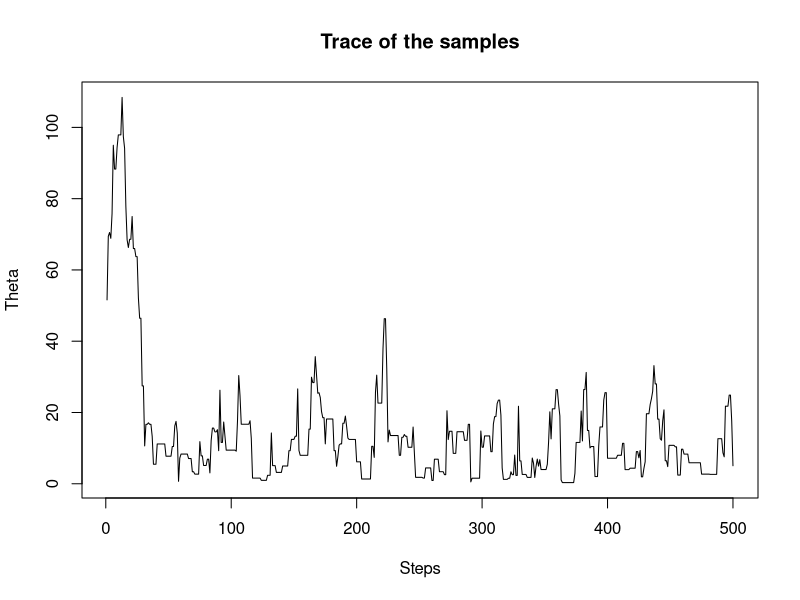
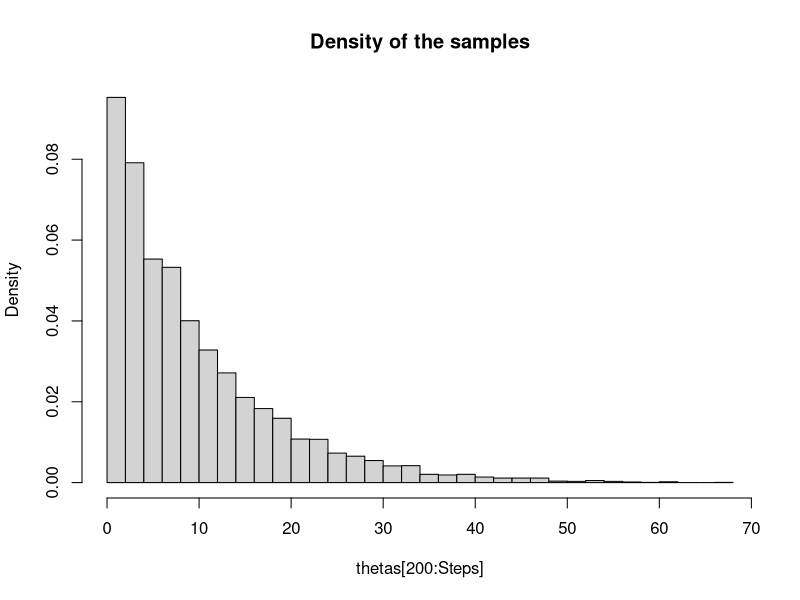

R code for these plots, in order:
## ---- chunk 1
# Initial values
set.seed(123)
Steps = 10000
plot_max = 500
thetas = rep(NA, Steps)

# Some target distribution (only up to a constant factor)
p = function(theta){
  return (dexp(theta, rate=1/10)*42)
}

theta = 60 #Initial value
for (t in 1:Steps) {
  theta_star = rnorm(1, theta, 15)  # Propose a new value
  A = min(1, p(theta_star)/p(theta)) #Acceptance probability
  # Accept or reject the new value
  if (runif(1) < A) { # Accept (typical trick)
    thetas[t] = theta_star
    theta = theta_star 
  } 
  thetas[t] = theta
}
plot(1:plot_max, thetas[1:plot_max], type = "l", xlab = "Steps", ylab = "Theta", main="Trace of the samples")
hist(thetas[200:Steps], main = "Density of the samples", freq=FALSE, 30)
